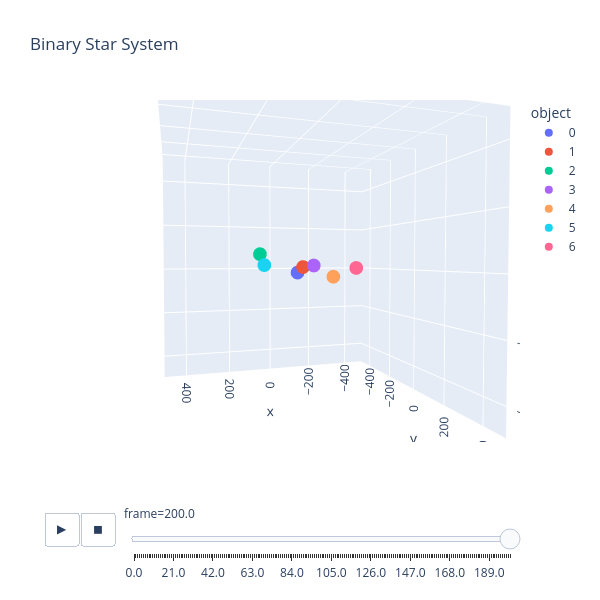

Notebook code cell kept with this figure:
### Markdown cell above
To compare the stability, we can have some fun and apply a random change that can effect any quantity after stabalization. The randomization adds a random multiplier to the initital quantity between the range of -0.5 to 0.5.

### Code cell
Time = 500 # Duration of the simulation
frame_skip = 250 # Number of timesteps between frames
soft_len = 0.1 # Softening Length to prevent singularities in force calculations when objects get very close to each other

frames = [] # Setting the empty frame list
frame_num = 0 # Intializing frame number
t = 0 # Intializing time

# Initializing array with initial conditions
objects = np.zeros([N,10])

objects[0,0] = sm0
objects[0,1:4] = np.array((rsx0, rsy0, rsz0))

objects[1,0] = sm1
objects[1,1:4] = np.array((rsx1, rsy1, rsz1))

objects[2,0] = m0
objects[2,1:4] = np.array((rx0, ry0, rz0))

objects[3,0] = m1
objects[3,1:4] = np.array((rx1, ry1, rz1))

objects[4,0] = m2
objects[4,1:4] = np.array((rx2, ry2, rz2))

objects[5,0] = m3
objects[5,1:4] = np.array((rx3, ry3, rz3))

objects[6,0] = m4
objects[6,1:4] = np.array((rx4, ry4, rz4))

# Finding the center of mass
for n in range(N):
    r_cm = np.array([np.sum(objects[n,1])*objects[n,0], np.sum(objects[n,2])*objects[n,0], np.sum(objects[n,3])*objects[n,0]])/(np.sum(objects[:,0]))

# Calculating the initial momenta according to the equations derived
objects[2:N,4:7] = initial_planet_p(objects, N, r_cm, orbital_plane)

objects[0:2,4:7] = intital_star_p(objects, sm0, sm1, orbital_plane)

for i in range(N):
    for j in range(objects[0,:].size):
        if i != j:
            objects[i,j] = objects[i,j] + (0.1 * (np.random.random()*2 - 1))

vel = np.zeros([N,int(Time/dt)])            

while t<Time:
    
    frames, objects[:,4:7] = force_calculation(objects, N, G, soft_len, dt, frame_num)
    
    if frame_num < Time/dt:
        for i in range(N):
            vel[i,int(frame_num)] = (
            (objects[i,4]/objects[i,0])**2 + (objects[i,5]/objects[i,0])**2 + (objects[i,6]/objects[i,0])**2
            )**(1/2)
    
    t += dt
    frame_num += 1

# Converting saved position data into a format that px.scatter_3d can use
df = pd.DataFrame(frames, columns=['x','y','z','object','frame'])

fig = anim_plot(df, R,'Binary Star System')
fig.show()
